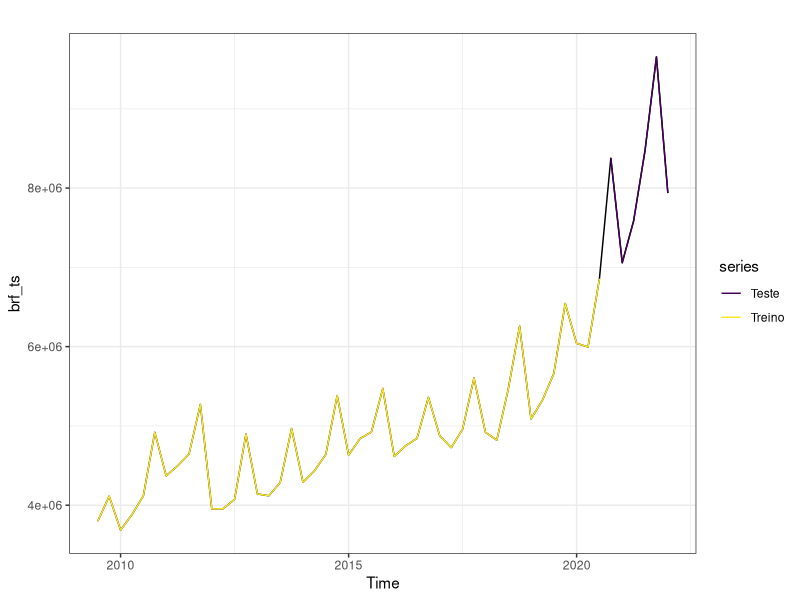
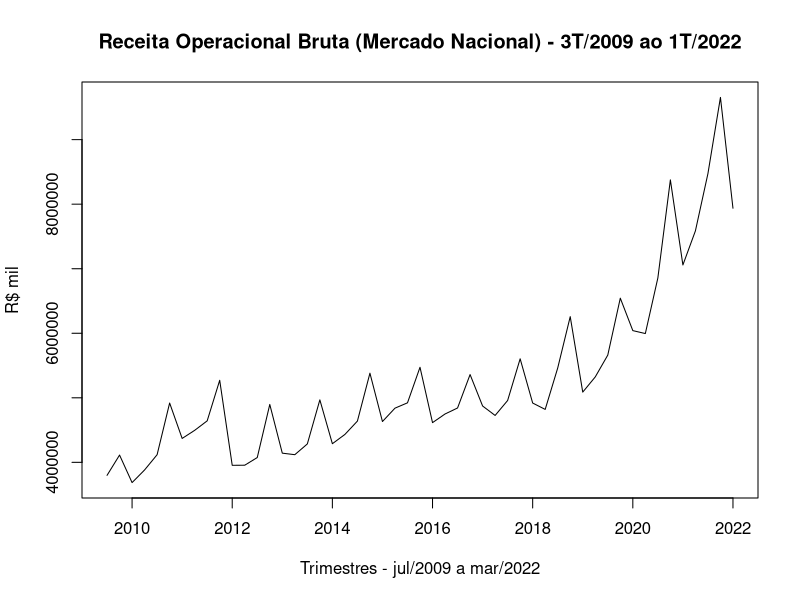

Write the R code that produced these figures, in order. (Note: this script raises an error after producing the figures.)
#### 1) Instalar e Carregar os pacotes a serem utilizados ####

pacotes <- c("readr", "readxl", "plotly", "tidyverse","gridExtra","forecast","TTR",
             "smooth", "tsibble", "fable","tsibbledata", "fpp3", "lubridate",
             "urca", "dygraphs", "quantmod", "BETS", "tseries", "FinTS",
             "scales", "caret", "xtable", "tsutils", "GetBCBData", "dgof",
             "seasonal", "xlsx", "kableExtra", "rnn", "neuralnet", "keras",
             "tensorflow", "nnfor", "MLmetrics")

if(sum(as.numeric(!pacotes %in% installed.packages())) != 0){
  instalador <- pacotes[!pacotes %in% installed.packages()]
  for(i in 1:length(instalador)) {
    install.packages(instalador, dependencies = T)
    break()}
  sapply(pacotes, require, character = T)
} else {
  sapply(pacotes, require, character = T)
}

#--------------------------------------------------------------------#

#### 2) Carregar a base de dados ####

BRF <- read_excel("BRF Teste.xlsx", 
                  col_types = c("text", "numeric"))
View(BRF)

# Foi escolhido apenas a serie de dados (Receita Operacional Bruta do MERCADO INTERNO).
# O motivo é uma maior quantidade de valores. Nos dados do mercado externo algumas 
# operações foram descontinuadas em 2015/2016, assim trazendo variações para a serie.
# Também foi desconsiderado o 1 e 2 trimentes de 2009 por não conter a "Sadia"

#--------------------------------------------------------------------#

#### 3) Transformando em Time Series e Separação Treino/Teste ####

brf_ts <- ts(data = BRF[2], 
             start = c(2009, 3), 
             end = c(2022,1), 
             frequency = 4 )

length(brf_ts)

## Separando entre serie teste / treino

brf_treino <- window(brf_ts, 
                     start = c(2009,3), 
                     end = c(2020,3))
length(brf_treino)

brf_teste <- window(brf_ts, 
                    start = c(2020,4), 
                    end = c(2022,1))
length(brf_teste)
# Para poder validar o modelo, assim evitamos problemas de overfitting

## Visualização Serie Treino e Serie Teste

autoplot(brf_ts) +
  autolayer(brf_treino, series = "Treino") +
  autolayer(brf_teste, series = "Teste") +
  scale_color_viridis_d() +
  theme_bw()

#--------------------------------------------------------------------#

#### 4) ANALISE EXPLORATORIA ####

## 4.1) Visualizando a Time Series como um Todo

options(scipen = 999)
plot(brf_ts, main="Receita Operacional Bruta (Mercado Nacional) - 3T/2009 ao 1T/2022",
     xlab="Trimestres - jul/2009 a mar/2022", ylab="R$ mil")

# Verificamos uma tendencia de crescimento e sazonalidade

## 4.2) Decompondo e Visualizando (TS Patterns)
{
  # 4.2.1) Visualizando a Sazonalidade
  
  #Separacao e media por Trimeste
  ggsubseriesplot( x = brf_ts )
  
  # Q1 e Q2 Sao muito proximos
  # Q3 Existe um leve aumento em relacao a Q1 e Q2
  # Q4 Existe um aumento grande em relacao a Q3
  
  # 4.2.2) Automatico pelo R (Tendencia, Sazonalidade e "Erro")
  
  ## Decomposicao Classica
  plot_analise <- decompose(brf_ts, type = "multiplicative")
  
  #multiplicativo - Por causa dos efeitos sazonais aumentando com o tempo
  
  autoplot(plot_analise$trend)
  autoplot(plot_analise$seasonal)
  autoplot(plot_analise$random)
  autoplot(plot_analise)
  
  ## Decomposicao X-13ARIMA-SEATS
  
  plot_X13 <- seas(brf_ts)
  autoplot(plot_X13)
  summary(plot_X13)
}

## 4.3) AutoCorrelacao
{
  # 4.3.1) AutoCorrelacao Total
  
  ACF <- acf(brf_treino, lag.max = 20, type = "correlation")
  
  # Decaimento devagar -> Apresenta Tendencia e Serie não aparenta ser Estacionaria
  # Aumento a cada 4 Medicoes -> Sazonalidade a cada 4 colunas.
  
  # 4.3.2) AutoCorrelacao Parcial 
  
  PACF <- pacf(brf_treino, lag.max = 20)
  
  # Alguns valores significativos, interessante verificar
  
}

#--------------------------------------------------------------------#

#### 5) MODELO ETS (SUAVIZACAO EXPONENCIAL) ####

## 5.1) SES - Suavizacao Exponencial Simples (L)
{
  # Y*[T+1] = Alpha * Y[t] 
  #           + Alpha(1- Alpha) * Y[t-1] 
  #           + Alpha(1-Alpha)^2 * Y[t-2]...
  
  modeloSES <- ses(brf_treino, h = 6)
  
  modeloSES
  modeloSES$model
  modeloSES$fitted
  modeloSES$residuals
  autoplot(modeloSES)
  
  # ForeCast
  brf_ses_forecast <- forecast::forecast(modeloSES, h = 6)
  
  # Acuracia
  ac_ses <- forecast::accuracy(brf_ses_forecast, brf_teste)
  ac_ses
  
  # Ajustando DataFrame com modelos
  
  Resultados_exp <- rbind(    data.frame( 'Nome do Modelo' = brf_ses_forecast$model$method, 
                                          'AIC' = brf_ses_forecast$model$aic,
                                          'MAPE - Treino' = ac_ses[9],
                                          'MAPE - Teste' = ac_ses[10]))
}
## 5.2) Holt - Com Tendencida e Sem Sazonalidade (L // T)
{
  # Y*[t+h] = L[t]+ h*T[t]
  # L[t] = Alpha * Y[t] + (1 - Alpha)*(L[t-1]+T[t-1])
  # T[t] = Beta * (L[t]-L[t-1]) + (1 - Beta)T[t-1] 
  
  modeloholt <- holt(brf_treino, h = 6) 
  
  modeloholt
  modeloholt$model
  modeloholt$fitted
  modeloholt$residuals
  autoplot(modeloholt)
  
  # ForeCast
  brf_holt_forecast <- forecast::forecast(modeloholt, h = 6)
  
  # Acuracia
  ac_ht <- forecast::accuracy(brf_holt_forecast, brf_teste)
  ac_ht
  
  # Ajustando DataFrame com modelos
  
  Resultados_exp <- rbind(    Resultados_exp,
                              data.frame( 'Nome do Modelo' = brf_holt_forecast$model$method, 
                                          'AIC' = brf_holt_forecast$model$aic,
                                          'MAPE - Treino' = ac_ht[9],
                                          'MAPE - Teste' = ac_ht[10]))
}
## 5.3) SEH - Tendencia e Sazonalidade (L // T // S)
{
  ## HoltWinter Aditivo
  # Y[T+H|T] = L[T] + h * B[T] + S[T + h - m * (k+1)]
  # L[T] = Alpha * (Y[Y] - S[T-m]) + (1-Alpha) * (L[T-1]+B[T-1])
  # B[T] = Beta * (L[T] - L[T-1]) + (1 - Beta) * B[T-1]
  # S[T] = Gama * (Y[T] - L[T-1] - B[T-1]) + (1 - Gama) * S[T-m]
  
  modelohwa <- hw(brf_treino, h = 6, seasonal = "additive")
  
  modelohwa  
  modelohwa$model
  modelohwa$fitted
  modelohwa$residuals
  autoplot(modelohwa)
  
  # ForeCast
  brf_hwa_forecast <- forecast::forecast(modelohwa, h = 6)
  
  # Acuracia
  ac_hwa <- forecast::accuracy(brf_hwa_forecast, brf_teste)
  ac_hwa
  
  # Ajustando DataFrame com modelos
  Resultados_exp <- rbind(    Resultados_exp,
                              data.frame( 'Nome do Modelo' = brf_hwa_forecast$model$method, 
                                          'AIC' = brf_hwa_forecast$model$aic,
                                          'MAPE - Treino' = ac_hwa[9],
                                          'MAPE - Teste' = ac_hwa[10]))
  
  ## HoltWinter Multiplicativo
  # Y[T+H|T] = ( L[T] + h * B[T] ) * S[T + h - m * (k+1)]
  # L[T] = Alpha * (Y[Y] / S[T-m]) + (1-Alpha) * (L[T-1]+B[T-1])
  # B[T] = Beta * (L[T] - L[T-1]) + (1 - Beta) * B[T-1]
  # S[T] = Gama * (Y[T] / ( L[T-1] + B[T-1] ) ) + (1 - Gama) * S[T-m]
  
  modelohwm <- hw(brf_treino, h = 6, seasonal = "multiplicative")
  
  modelohwm  
  modelohwm$model
  modelohwm$fitted
  modelohwm$residuals
  autoplot(modelohwm)
  
  # ForeCast
  brf_hwm_forecast <- forecast::forecast(modelohwm, h = 6)
  
  # Acuracia
  ac_hwm <- forecast::accuracy(brf_hwm_forecast, brf_teste)
  ac_hwm
  
  # Ajustando DataFrame com modelos
  Resultados_exp <- rbind(    Resultados_exp,
                              data.frame( 'Nome do Modelo' = brf_hwm_forecast$model$method, 
                                          'AIC' = brf_hwm_forecast$model$aic,
                                          'MAPE - Treino' = ac_hwm[9],
                                          'MAPE - Teste' = ac_hwm[10]))
}
## 5.4) ETS - "Automatica R" - Modela individualmente cada comportamento
{
  modeloets <- ets(brf_treino, model = "ZZZ") 
  
  modeloets
  summary(modeloets)
  # ETS -> Error -> Multiplicative / Trend -> Additive / Season -> Multiplicative
  
  # Forecast
  brf_ets_forecast <- forecast.ets(modeloets, h = 6)
  autoplot(brf_ets_forecast)
  
  # Acuracia
  ac_ets <- forecast::accuracy(brf_ets_forecast, brf_teste)
  ac_ets
  
  # Ajustando DataFrame com modelos
  Resultados_exp <- rbind(    Resultados_exp,
                              data.frame( 'Nome do Modelo' = brf_ets_forecast$model$method, 
                                          'AIC' = brf_ets_forecast$model$aic,
                                          'MAPE - Treino' = ac_ets[9],
                                          'MAPE - Teste' = ac_ets[10]))
}
## 5.5) Comparacao dos modelos 
{
  Resultados_exp %>% 
    kable() %>%
    kable_styling(bootstrap_options = "striped", 
                  full_width = TRUE, 
                  font_size = 12)
  
  # Foi escolhido o modelo ETS(M,A,M), por ter o menor AIC.
  # E menor RSME e MAPE na base de Validacao.
}
## 5.6) Verificacao dos Residuos
{
  checkresiduals(modelohwm)
  
  #Ljung-Box p-value = 0.1225 > 0.05 -> Aceitamos H0, residuos nao sao 
  #correlacionados
  
  #Normalidade dos residuos
  ks.test(modelohwm$residuals, "pnorm", mean(modelohwm$residuals),
          sd(modelohwm$residuals))
  #p-value = 0.7457 > 0.05. Aceito H0, residuos são Normais
  
  ArchTest(modelohwm$residuals)
  #p-value = 0.5630 > 0.05 -> Nao existe efeitos ARCH
}

#--------------------------------------------------------------------#

#### 6) MODELO ARRIMA ####

# Parametros ARIMA / SARIMA
# AR (AutoRegressivo) - p - PACF          / P - SAR //
# I (Integracao)      - d - Diferenciacao / D - SI  // T - periodo saz.  
# MA (Medias Moveis)  - q - ACF           / Q - SMA //

## 6.1) MODELO BASEADOS NOS GRAFICOS
{
  # 6.1.1) IDENTIFICACAO DO MODELO
  
  ACF <- acf(brf_ts, lag.max = 20, type = "correlation")
  
  #Decaimento devagar -> Apresenta Tendencia
  #Aumento a cada 4 Medicoes -> Sazonalidade a cada 4 colunas.
  
  PACF <- pacf(brf_ts, lag.max = 20)
  
  #Serie nao Aparenta ser estacionaria
  
  # 6.1.2) Teste de Estacionariedade
  
  # Teste de Dickey-Fuller (H0 = Nao e Estacionaria / H1 = Estacionaria)
  
  testeDF <- ur.df(brf_treino)
  testeDF
  summary(testeDF)
  #Serie NaO e estacionaria P-Value = 04177 > 0,05
  #Necessario uma transformacao - realizar a diferenciacao
  
  # 6.1.3) DIFERENCIACAO
  
  # Busca a quantidade de diferenciacao
  ndiffs(brf_treino)
  
  # Diferenciacao I = 1
  brf_treino_dif <- diff(brf_treino)
  
  # Verificacao da Estacionariedade da Serie Diferenciada
  
  testeDF_diff <- ur.df(brf_treino_dif)
  summary(testeDF_diff)
  #Serie E Estacionaria P-Value = 3,71x10^-9 < 0,05
  
  # 6.1.4) ESTIMACAO DO MODELO - (PARAMETROS)
  
  # 6.1.4.1) I - Integracao
  
  ndiffs(brf_treino)
  
  # d = 1 / D = 1
  
  # 6.1.4.2) Q - AutoRegressao - ACF
  
  ACF_dif <- acf(brf_treino_dif, 
                 lag.max = 20, 
                 type = "correlation")
  #T = [4] -> Sazonalidade
  #Verificacao Sazonal (lag = 4/8/12/16/20)
  #Hipotese 1 -> Q = 1 (Lag estao decaindo com o tempo)
  #Hipotese 2 -> Q = 1 (Lag estao decaindo com o tempo)
  #Verificacao Entre Sazonalidades (lag = [1:3]/[5:7]/[9:11])
  #Hipotese 1 -> q > 0 (Lag esta acompanhando sazonalidade / insignificativo)
  #Hipotese 2 -> q = 0 (Lag esta acompanhando sazonalidade / insignificativo)
  
  # 6.1.4.3) P - Medias Moveis - PACF
  
  PACF_dif <- pacf(brf_treino_dif, 
                   lag.max = 20)
  
  #Verificacao Sazonal (lag = 4/8/12/16/20)
  #Hipotese 1 -> P = 0 (Sem Lags significativos)
  #Hipotese 2 -> P = 1 (Spike no lag 1 e depois insignificativos)
  #Verificacao Entre Sazonalidades (lag = [1:3]/[5:7]/[9:11])
  #Hipotese 1 -> p = 0 (Lag esta acompanhando sazonalidade / insignificativo)
  #Hipotese 2 -> p = 3 (Spike no lag 3 e depois insignificativos)
  
  # 6.1.4.4) Analise dos Modelos SARIMA
  
  # Teoria 1 - (0,1,0)x(0,1,1)
  mod_arima_s1 <- arima( x = brf_treino, 
                         order = c(0,1,0), 
                         seasonal = list(order = c(0,1,1),
                                         period = 4)
  )
  # Teoria 2 - (0,1,0)x(1,1,1)
  mod_arima_s2 <- arima( x = brf_treino, 
                         order = c(0,1,0), 
                         seasonal = list(order = c(1,1,1),
                                         period = 4)
  )
  # Teoria 3 - (0,1,1)x(0,1,1)
  mod_arima_s3 <- arima( x = brf_treino, 
                         order = c(0,1,1), 
                         seasonal = list(order = c(0,1,1),
                                         period = 4)
  )
  # Teoria 4 - (0,1,1)x(1,1,1)
  mod_arima_s4 <- arima( x = brf_treino, 
                         order = c(0,1,1), 
                         seasonal = list(order = c(1,1,1),
                                         period = 4)
  )
  # Teoria 5 - (3,1,0)x(0,1,1)
  mod_arima_s5 <- arima( x = brf_treino, 
                         order = c(3,1,0), 
                         seasonal = list(order = c(0,1,1),
                                         period = 4)
  )
  # Teoria 6 - (3,1,0)x(1,1,1)
  mod_arima_s6 <- arima( x = brf_treino, 
                         order = c(3,1,0), 
                         seasonal = list(order = c(1,1,1),
                                         period = 4)
  )
  # Teoria 7 - (3,1,1)x(0,1,1)
  mod_arima_s7 <- arima( x = brf_treino, 
                         order = c(3,1,1), 
                         seasonal = list(order = c(0,1,1),
                                         period = 4)
  )
  
  # Teoria 8 - (3,1,1)x(1,1,1)
  mod_arima_s8 <- arima( x = brf_treino, 
                         order = c(3,1,1), 
                         seasonal = list(order = c(1,1,1),
                                         period = 4)
  )
  
  ## 6.1.5) Previsao (H = 5)
  
  prev_s1_brf <- forecast::forecast(mod_arima_s1, h = 6)
  prev_s2_brf <- forecast::forecast(mod_arima_s2, h = 6)
  prev_s3_brf <- forecast::forecast(mod_arima_s3, h = 6)
  prev_s4_brf <- forecast::forecast(mod_arima_s4, h = 6)
  prev_s5_brf <- forecast::forecast(mod_arima_s5, h = 6)
  prev_s6_brf <- forecast::forecast(mod_arima_s6, h = 6)
  prev_s7_brf <- forecast::forecast(mod_arima_s7, h = 6)
  prev_s8_brf <- forecast::forecast(mod_arima_s8, h = 6)
  
  ## 6.1.6) Acuraria (Comparacao brf_teste)
  
  ac_s1 <- as.data.frame(forecast::accuracy(prev_s1_brf, brf_teste))
  ac_s2 <- as.data.frame(forecast::accuracy(prev_s2_brf, brf_teste))
  ac_s3 <- as.data.frame(forecast::accuracy(prev_s3_brf, brf_teste))
  ac_s4 <- as.data.frame(forecast::accuracy(prev_s4_brf, brf_teste))
  ac_s5 <- as.data.frame(forecast::accuracy(prev_s5_brf, brf_teste))
  ac_s6 <- as.data.frame(forecast::accuracy(prev_s6_brf, brf_teste))
  ac_s7 <- as.data.frame(forecast::accuracy(prev_s7_brf, brf_teste))
  ac_s8 <- as.data.frame(forecast::accuracy(prev_s8_brf, brf_teste))
  
  ## 6.1.7) Ajustando DataFrame com modelos
  
  Resultados_arima <- rbind(
    data.frame('Nome do Modelo' = c(prev_s1_brf$method,
                                    prev_s2_brf$method,
                                    prev_s3_brf$method,
                                    prev_s4_brf$method,
                                    prev_s5_brf$method,
                                    prev_s6_brf$method,
                                    prev_s7_brf$method,
                                    prev_s8_brf$method), 
               'AIC' = c(mod_arima_s1$aic,
                         mod_arima_s2$aic,
                         mod_arima_s3$aic,
                         mod_arima_s4$aic,
                         mod_arima_s5$aic,
                         mod_arima_s6$aic,
                         mod_arima_s7$aic,
                         mod_arima_s8$aic),
               'MAPE - Treino' = c(ac_s1$MAPE[1],
                                   ac_s2$MAPE[1],
                                   ac_s3$MAPE[1],
                                   ac_s4$MAPE[1],
                                   ac_s5$MAPE[1],
                                   ac_s6$MAPE[1],
                                   ac_s7$MAPE[1],
                                   ac_s8$MAPE[1]),
               'MAPE - Teste' = c(ac_s1$MAPE[2],
                                  ac_s2$MAPE[2],
                                  ac_s3$MAPE[2],
                                  ac_s4$MAPE[2],
                                  ac_s5$MAPE[2],
                                  ac_s6$MAPE[2],
                                  ac_s7$MAPE[2],
                                  ac_s8$MAPE[2])
    )
    
  )
}
## 6.2) MODELO AUTO ARIMA
{
  # 6.2.1) Estimacao do Modelo
  
  mod_auto_arima <- auto.arima(y = brf_treino, trace = TRUE)
  
  # 6.2.2) Previsao (H = 5)
  
  prev_AA_brf <- forecast::forecast(mod_auto_arima, h = 6 )
  
  autoplot(prev_AA_brf)+
    theme_bw()
  
  # 6.2.3) Acuraria (Comparacao brf_teste)
  
  ac_aa <- as.data.frame(forecast::accuracy(prev_AA_brf, brf_teste))
  
  # 6.2.4) Ajustando DataFrame com modelos
  
  Resultados_arima <- rbind( Resultados_arima,
                             data.frame( 'Nome do Modelo' = prev_AA_brf$method, 
                                         'AIC' = mod_auto_arima$aic,
                                         'MAPE - Treino' = ac_aa$MAPE[1],
                                         'MAPE - Teste' = ac_aa$MAPE[2]))
  
  # Resultado diferente do Arima realizado pelos graficos ACF e PACF.
  # Porem valores de AIC são maiores.
}
## 6.3) ITERACAO DE MODELOS (TESTE DE OUTROS MODELOS)
{
  # I - Integracao // T - Tempo Sazonalidade
  
  ndiffs(brf_treino)
  
  # d = D <= 1
  # T = 4
  
  # Q - AutoRegressao - ACF
  
  ACF_dif <- acf(brf_treino_dif, 
                 lag.max = 20, 
                 type = "correlation")
  # q + 4Q <= 5 
  # q -> Poderia variar de 0 a 3 porapresentar significancia no lag 3
  # Q -> Apresenta sazonalidade e decaindo = 1
  
  # P - Medias Moveis - PACF
  
  PACF_dif <- pacf(brf_treino_dif, 
                   lag.max = 20)
  
  # p + 4P <= 5
  # p -> Poderia variar de 0 a 3 porapresentar significancia no lag 3
  # P -> Apresenta 1 lag significativo na 1 sazonalidade 
  # Verificar caso estatistico de [+-2/(N)^(1/2)] apresentar lag significativo
  # por casualidade
  
  # Matrix com os Parametros
  
  qQ <- list()
  for(i in 1:6) {qQ[[i]]=c(i-1,0)}
  qQ[[7]]=c(0,1)
  qQ[[8]]=c(1,1)
  pP=qQ
  qQ
  pP
  dt_params <- c()
  for (i in 1:8) {
    for (j in 1:8) {
      temp <- c(pP[[i]][1],1,qQ[[j]][1],pP[[i]][2],1,qQ[[j]][2],4)
      ##        (   p     ,d,    q     ,    P     ,D,    Q     ,T)
      dt_params <- rbind(temp,dt_params)
    }
    
  }
  dt_params
  colnames(dt_params) <- c("p","d","q","P","D","Q","T")
  rownames(dt_params) <- 1:64
  
  # Estimando os Modelos
  
  models <- vector("list", 64)
  for (i in 1:64) {
    try(models[[i]] <- arima(x = brf_treino,
                             order = dt_params[i,1:3],
                             seasonal = list(order=dt_params[i,4:6],
                                             period=4)
    ))
  }
  
  # Previsao (H = 5)
  
  prev_models <- vector("list", 64)
  for (i in 1:64) {
    try(prev_models[[i]] <- forecast::forecast(models[[i]], h = 6 )
    )
  }
  
  # Acuraria (Comparacao brf_teste)
  
  ac_models <- vector("list", 64)
  for (i in 1:64) {
    try(ac_models[[i]] <- forecast::accuracy(prev_models[[i]], brf_teste)
    )
  }
  
  # Ajustando DataFrame com modelos
  
  Resultados2 <- rbind(           data.frame(
    'Nome do Modelo' = NA, 
    'AIC' = NA,
    'MAPE - Treino' = NA,
    'MAPE - Teste' = NA))
  
  for (i in 1:64) {
    try(Resultados2 <- rbind(Resultados2, 
                             data.frame('Nome do Modelo' = prev_models[[i]]$method, 
                                        'AIC' = prev_models[[i]]$model$aic,
                                        'MAPE - Treino' = ac_models[[i]][9],
                                        'MAPE - Teste' = ac_models[[i]][10]))
    )
    
  }
  
  Resultados2 %>% 
    kable() %>%
    kable_styling(bootstrap_options = "striped", 
                  full_width = TRUE, 
                  font_size = 12)
  
  # Menores valores de AIC são compativeis com os Modelos 
  # com base em ACF e PACF
  # Melhor Modelo SARIMA(0,1,0)(0,1,1)[4]
  
}

## 6.4) Verificacao dos Residuos do Melhor Modelo
{
  checkresiduals(mod_arima_s1)
  
  #Ljung-Box p-value = 0.9804 > 0.05 -> Aceitamos H0, residuos nao sao 
  #correlacionados
  
  #Normalidade dos residuos
  ks.test(mod_arima_s1$residuals, "pnorm", mean(mod_arima_s1$residuals),
          sd(mod_arima_s1$residuals))
  #p-value = 0.2296 > 0.05. Aceito H0, residuos são Normais
  
  ArchTest(mod_arima_s1$residuals)
  #p-value = 0.9281 > 0.05 -> Nao existe efeitos ARCH
}

#--------------------------------------------------------------------#

#### 7) REDES NEURAIS ####

## 7.1) Pre-processamento do dados
{
  # Input (x) e Output (y) dos dados
  # faturamento (t) = f(faturamento (t-1))
  
  data_used <- BRF
  
  # 7.1.1) Defasar o Faturamento
  
  periodos_anteriores = 4
  
  n_col = ncol(data_used)
  
  for (i in 1:periodos_anteriores) {
    for (j in 1:nrow(data_used)) {
      if (j - periodos_anteriores <= 0) {
        
      } else {
        data_used[j, n_col + i] = data_used[j - i, 2]
      }
      
    }
  }  
  
  names(data_used) = c("data", "Fat", "Fat_M1","Fat_M2","Fat_M3","Fat_M4")
  
  # Excluir o valor NA (inicial)
  
  data_analise <- data_used[5:(nrow(data_used)),-1]
  
  # 7.1.2) Separando Conjunto de Treinamento e Teste
  ## Treino = 1:41
  ## Teste = 42:47
  
  data_treino <- data_analise[1:41,]
  data_teste <- data_analise[42:47,]
  
  X_T_1 <- data_treino[,2]
  X_T_2 <- data_treino[,3]
  X_T_3 <- data_treino[,4]
  X_T_4 <- data_treino[,5]
  Y_T <- data_treino[,1]
  
  X_Teste_1 <- data_teste[,2]
  X_Teste_2 <- data_teste[,3]
  X_Teste_3 <- data_teste[,4]
  X_Teste_4 <- data_teste[,5]
  Y_Teste <- data_teste[,1]
  
  
  # Normalizando os dados
  
  Ys_T <- linscale(Y_T$Fat, minmax = list(mn = 0, mx = 1)) 
  Xs_T_1 <- linscale(X_T_1$Fat_M1, minmax = list(mn = 0, mx = 1))
  Xs_T_2 <- linscale(X_T_2$Fat_M2, minmax = list(mn = 0, mx = 1))
  Xs_T_3 <- linscale(X_T_3$Fat_M3, minmax = list(mn = 0, mx = 1))
  Xs_T_4 <- linscale(X_T_4$Fat_M4, minmax = list(mn = 0, mx = 1))
  
  Xs_Teste_1 <- linscale(X_Teste_1$Fat_M1, minmax = list(mn = 0, mx = 1))
  Xs_Teste_2 <- linscale(X_Teste_2$Fat_M2, minmax = list(mn = 0, mx = 1))
  Xs_Teste_3 <- linscale(X_Teste_3$Fat_M3, minmax = list(mn = 0, mx = 1))
  Xs_Teste_4 <- linscale(X_Teste_4$Fat_M4, minmax = list(mn = 0, mx = 1))
  
  # Criando o df de treino
  
  Y_treino <- array(Ys_T$x, dim = c(nrow(data_treino),1))
  X_treino <- array(c(Xs_T_1$x,
                      Xs_T_2$x,
                      Xs_T_3$x,
                      Xs_T_4$x), dim = c(nrow(data_treino), 1, 4))
  X_treino_1 <- array(c(Xs_T_1$x), dim = c(nrow(data_treino), 1, 1))
  
  # Criando o df de teste
  
  X_teste <- array(c(Xs_Teste_1$x,
                     Xs_Teste_2$x,
                     Xs_Teste_3$x,
                     Xs_Teste_4$x), dim = c(nrow(data_teste), 1, 4))
  X_teste_1 <- array(c(Xs_Teste_1$x), dim = c(nrow(data_teste), 1, 1))
  
  
}

## 7.2) Arquiteturas das Redes Neurais
{
  
  # Camada de Entrada / Camada Escondida / Camada de Saida
  # Camada de Entrada = Serão executadas duas possibilidades 
  #com 1 e 4 neuronios
  # Camada Escondida = Serão executadas três possibilidades 
  #com 5, 10 e 20 neuronios
  # Camada de Saida = Será executadas uma possibilidade com 1 neuronio
  
  #Visualização da rede neural com 1/10/1
  
  n_1_10_1 <- neuralnet(Fat ~ Fat_M1,
                        data = data_analise,
                        hidden = 10,
                        linear.output = F,
                        lifesign = 'full',
                        rep = 1)
  plot(n_1_10_1,
       col.hidden = 'darkgreen',
       col.hidden.synapse = 'darkgreen',
       show.weights = F,
       information = F,
       fill = 'lightblue')
  
  #Visualização da rede neural com 4/5/1
  
  n_4_5_1 <- neuralnet(Fat ~ .,
                       data = data_analise,
                       hidden = 5,
                       linear.output = F,
                       lifesign = 'full',
                       rep = 1)
  plot(n_4_5_1,
       col.hidden = 'darkgreen',
       col.hidden.synapse = 'darkgreen',
       show.weights = F,
       information = F,
       fill = 'lightblue')
  
}

## 7.3) RNN

## 7.3.1) RNN 1_5_1
{
  # Criando Modelo
  
  rnn_151 <- trainr( Y = Y_treino,
                     X = X_treino_1,
                     learningrate = 0.1,
                     hidden_dim = 5,
                     numepochs = 100,
                     network_type = "rnn")
  
  # Previsão Serie Treino
  Pred_T_151 <- as.data.frame(predictr(rnn_151, X = X_treino_1))
  Pred_desnorm_rnn_151 <- linscale(Pred_T_151$V1,
                                   minmax = Xs_T_2$minmax,
                                   rev = TRUE)
  
  #Previsão Serie Teste
  Pred_Teste_151 <- as.data.frame(predictr(rnn_151, X = X_teste_1))
  Pred_desnorm_teste_rnn_151 <- linscale(Pred_Teste_151$V1,
                                         minmax = Xs_Teste_1$minmax,
                                         rev = TRUE)
  
  #Acuracia
  
  MapeTreino <- MAPE(Pred_desnorm_rnn_151$x,Y_T$Fat) *100
  MapeTeste <- MAPE(Pred_desnorm_teste_rnn_151$x,Y_Teste$Fat) *100
  SSE <- sum((Pred_desnorm_rnn_151$x - Y_T$Fat)^2)
  AIC <- (2*rnn_151$input_dim)+length(X_treino_1)*log(SSE/length(X_treino_1)) 
  
  
  #Data Frame Resultado
  Resultados_RNA <- rbind(                data.frame( 'Nome do Modelo' = 'RNN - 1/5/1', 
                                                      'AIC' = AIC,
                                                      'MAPE - Treino' = MapeTreino,
                                                      'MAPE - Teste' = MapeTeste))
  
  
  
  
}

## 7.3.2) RNN 1_10_1
{
  # Criando Modelo
  
  rnn_1101 <- trainr( Y = Y_treino,
                      X = X_treino_1,
                      learningrate = 0.1,
                      hidden_dim = 10,
                      numepochs = 100,
                      network_type = "rnn")
  
  # Previsão Serie Treino
  Pred_T_1101 <- as.data.frame(predictr(rnn_1101, X = X_treino_1))
  Pred_desnorm_rnn_1101 <- linscale(Pred_T_1101$V1,
                                    minmax = Xs_T_2$minmax,
                                    rev = TRUE)
  
  #Previsão Serie Teste
  Pred_Teste_1101 <- as.data.frame(predictr(rnn_1101, X = X_teste_1))
  Pred_desnorm_teste_rnn_1101 <- linscale(Pred_Teste_1101$V1,
                                          minmax = Xs_Teste_1$minmax,
                                          rev = TRUE)
  
  #Acuracia
  MapeTreino2 <- MAPE(Pred_desnorm_rnn_1101$x,Y_T$Fat) *100
  MapeTeste2 <- MAPE(Pred_desnorm_teste_rnn_1101$x,Y_Teste$Fat) *100
  SSE2 <- sum((Pred_desnorm_rnn_1101$x - Y_T$Fat)^2)
  AIC2 <- (2*rnn_1101$input_dim)+length(X_treino_1)*log(SSE2/length(X_treino_1))
  
  
  #Data Frame Resultado
  Resultados_RNA <- rbind( Resultados_RNA,
                           data.frame( 'Nome do Modelo' = 'RNN - 1/10/1', 
                                       'AIC' = AIC2,
                                       'MAPE - Treino' = MapeTreino2,
                                       'MAPE - Teste' = MapeTeste2))
}

## 7.3.3) RNN 1_20_1
{
  # Criando Modelo
  
  rnn_1201 <- trainr( Y = Y_treino,
                      X = X_treino_1,
                      learningrate = 0.1,
                      hidden_dim = 20,
                      numepochs = 100,
                      network_type = "rnn")
  
  # Previsão Serie Treino
  Pred_T_1201 <- as.data.frame(predictr(rnn_1201, X = X_treino_1))
  Pred_desnorm_rnn_1201 <- linscale(Pred_T_1201$V1,
                                    minmax = Xs_T_2$minmax,
                                    rev = TRUE)
  
  #Previsão Serie Teste
  Pred_Teste_1201 <- as.data.frame(predictr(rnn_1201, X = X_teste_1))
  Pred_desnorm_teste_rnn_1201 <- linscale(Pred_Teste_1201$V1,
                                          minmax = Xs_Teste_1$minmax,
                                          rev = TRUE)
  
  #Acuracia
  MapeTreino3 <- MAPE(Pred_desnorm_rnn_1201$x,Y_T$Fat) *100
  MapeTeste3 <- MAPE(Pred_desnorm_teste_rnn_1201$x,Y_Teste$Fat) *100
  SSE3 <- sum((Pred_desnorm_rnn_1201$x - Y_T$Fat)^2)
  AIC3 <- (2*rnn_1201$input_dim)+length(X_treino_1)*log(SSE3/length(X_treino_1))
  
  
  #Data Frame Resultado
  Resultados_RNA <- rbind( Resultados_RNA,
                           data.frame( 'Nome do Modelo' = 'RNN - 1/20/1', 
                                       'AIC' = AIC3,
                                       'MAPE - Treino' = MapeTreino3,
                                       'MAPE - Teste' = MapeTeste3))
}

## 7.3.4) RNN 4_5_1
{
  # Criando Modelo
  
  rnn_451 <- trainr( Y = Y_treino,
                     X = X_treino,
                     learningrate = 0.1,
                     hidden_dim = 5,
                     numepochs = 100,
                     network_type = "rnn")
  
  # Previsão Serie Treino
  Pred_T_451 <- as.data.frame(predictr(rnn_451, X = X_treino))
  Pred_desnorm_rnn_451 <- linscale(Pred_T_451$V1,
                                   minmax = Xs_T_2$minmax,
                                   rev = TRUE)
  
  #Previsão Serie Teste
  Pred_Teste_451 <- as.data.frame(predictr(rnn_451, X = X_teste))
  Pred_desnorm_teste_rnn_451 <- linscale(Pred_Teste_451$V1,
                                         minmax = Xs_Teste_1$minmax,
                                         rev = TRUE)
  
  #Acuracia
  
  MapeTreino4 <- MAPE(Pred_desnorm_rnn_451$x,Y_T$Fat) *100
  MapeTeste4 <- MAPE(Pred_desnorm_teste_rnn_451$x,Y_Teste$Fat) *100
  SSE4 <- sum((Pred_desnorm_rnn_451$x - Y_T$Fat)^2)
  AIC4 <- (2*rnn_451$input_dim)+length(X_treino_1)*log(SSE4/length(X_treino_1))
  
  #Data Frame Resultado
  
  Resultados_RNA <- rbind( Resultados_RNA,
                           data.frame( 'Nome do Modelo' = 'RNN - 4/5/1', 
                                       'AIC' = AIC4,
                                       'MAPE - Treino' = MapeTreino4,
                                       'MAPE - Teste' = MapeTeste4))
  
}

## 7.3.5) RNN 4_10_1
{
  # Criando Modelo
  
  rnn_4101 <- trainr( Y = Y_treino,
                      X = X_treino,
                      learningrate = 0.1,
                      hidden_dim = 10,
                      numepochs = 100,
                      network_type = "rnn")
  
  # Previsão Serie Treino
  Pred_T_4101 <- as.data.frame(predictr(rnn_4101, X = X_treino))
  Pred_desnorm_rnn_4101 <- linscale(Pred_T_4101$V1,
                                    minmax = Xs_T_2$minmax,
                                    rev = TRUE)
  
  #Previsão Serie Teste
  Pred_Teste_4101 <- as.data.frame(predictr(rnn_4101, X = X_teste))
  Pred_desnorm_teste_rnn_4101 <- linscale(Pred_Teste_4101$V1,
                                          minmax = Xs_Teste_1$minmax,
                                          rev = TRUE)
  
  #Acuracia
  
  MapeTreino5 <- MAPE(Pred_desnorm_rnn_4101$x,Y_T$Fat) *100
  MapeTeste5 <- MAPE(Pred_desnorm_teste_rnn_4101$x,Y_Teste$Fat) *100
  SSE5 <- sum((Pred_desnorm_rnn_4101$x - Y_T$Fat)^2)
  AIC5 <- (2*rnn_4101$input_dim)+length(X_treino_1)*log(SSE5/length(X_treino_1))
  
  #Data Frame Resultado
  
  Resultados_RNA <- rbind( Resultados_RNA,
                           data.frame( 'Nome do Modelo' = 'RNN - 4/10/1', 
                                       'AIC' = AIC5,
                                       'MAPE - Treino' = MapeTreino5,
                                       'MAPE - Teste' = MapeTeste5))
  
}

## 7.3.4) RNN 4_20_1
{
  # Criando Modelo
  
  rnn_4201 <- trainr( Y = Y_treino,
                      X = X_treino,
                      learningrate = 0.1,
                      hidden_dim = 20,
                      numepochs = 100,
                      network_type = "rnn")
  
  # Previsão Serie Treino
  Pred_T_4201 <- as.data.frame(predictr(rnn_4201, X = X_treino))
  Pred_desnorm_rnn_4201 <- linscale(Pred_T_4201$V1,
                                    minmax = Xs_T_2$minmax,
                                    rev = TRUE)
  
  #Previsão Serie Teste
  Pred_Teste_4201 <- as.data.frame(predictr(rnn_4201, X = X_teste))
  Pred_desnorm_teste_rnn_4201 <- linscale(Pred_Teste_4201$V1,
                                          minmax = Xs_Teste_1$minmax,
                                          rev = TRUE)
  
  #Acuracia
  
  MapeTreino6 <- MAPE(Pred_desnorm_rnn_4201$x,Y_T$Fat) *100
  MapeTeste6 <- MAPE(Pred_desnorm_teste_rnn_4201$x,Y_Teste$Fat) *100
  SSE6 <- sum((Pred_desnorm_rnn_4201$x - Y_T$Fat)^2)
  AIC6 <- (2*rnn_4201$input_dim)+length(X_treino_1)*log(SSE6/length(X_treino_1))
  
  
  #Data Frame Resultado
  
  Resultados_RNA <- rbind( Resultados_RNA,
                           data.frame( 'Nome do Modelo' = 'RNN - 4/20/1', 
                                       'AIC' = AIC6,
                                       'MAPE - Treino' = MapeTreino6,
                                       'MAPE - Teste' = MapeTeste6))
  
}

## 7.3) LSTM

## 7.3.1) LSTM 1_5_1
{
  # Criando Modelo
  
  lstm_151 <- trainr( Y = Y_treino,
                      X = X_treino_1,
                      learningrate = 0.1,
                      hidden_dim = 5,
                      numepochs = 100,
                      network_type = "lstm")
  
  # Previsão Serie Treino
  Pred_T_lstm_151 <- as.data.frame(predictr(lstm_151, X = X_treino_1))
  Pred_desnorm_lstm_151 <- linscale(Pred_T_lstm_151$V1,
                                    minmax = Xs_T_2$minmax,
                                    rev = TRUE)
  
  #Previsão Serie Teste
  Pred_Teste_lstm_151 <- as.data.frame(predictr(lstm_151, X = X_teste_1))
  Pred_desnorm_teste_lstm_151 <- linscale(Pred_Teste_lstm_151$V1,
                                          minmax = Xs_Teste_1$minmax,
                                          rev = TRUE)
  
  #Acuracia
  
  MapeTreino7 <- MAPE(Pred_desnorm_lstm_151$x,Y_T$Fat) *100
  MapeTeste7 <- MAPE(Pred_desnorm_teste_lstm_151$x,Y_Teste$Fat) *100
  SSE7 <- sum((Pred_desnorm_lstm_151$x - Y_T$Fat)^2)
  AIC7 <- (2*lstm_151$input_dim)+length(X_treino_1)*log(SSE7/length(X_treino_1))
  
  
  #Data Frame Resultado
  
  Resultados_RNA <- rbind( Resultados_RNA,
                           data.frame( 'Nome do Modelo' = 'LSTM - 1/5/1', 
                                       'AIC' = AIC7,
                                       'MAPE - Treino' = MapeTreino7,
                                       'MAPE - Teste' = MapeTeste7))
  
}

## 7.3.2) LSTM 1_10_1
{
  # Criando Modelo
  
  lstm_1101 <- trainr( Y = Y_treino,
                       X = X_treino_1,
                       learningrate = 0.1,
                       hidden_dim = 10,
                       numepochs = 100,
                       network_type = "lstm")
  
  # Previsão Serie Treino
  Pred_T_lstm_1101 <- as.data.frame(predictr(lstm_1101, X = X_treino_1))
  Pred_desnorm_lstm_1101 <- linscale(Pred_T_lstm_1101$V1,
                                     minmax = Xs_T_2$minmax,
                                     rev = TRUE)
  
  #Previsão Serie Teste
  Pred_Teste_lstm_1101 <- as.data.frame(predictr(lstm_1101, X = X_teste_1))
  Pred_desnorm_teste_lstm_1101 <- linscale(Pred_Teste_lstm_1101$V1,
                                           minmax = Xs_Teste_1$minmax,
                                           rev = TRUE)
  
  #Acuracia
  
  MapeTreino8 <- MAPE(Pred_desnorm_lstm_1101$x,Y_T$Fat) *100
  MapeTeste8 <- MAPE(Pred_desnorm_teste_lstm_1101$x,Y_Teste$Fat) *100
  SSE8 <- sum((Pred_desnorm_lstm_1101$x - Y_T$Fat)^2)
  AIC8 <- (2*lstm_1101$input_dim)+length(X_treino_1)*log(SSE8/length(X_treino_1))
  
  
  #Data Frame Resultado
  
  Resultados_RNA <- rbind( Resultados_RNA,
                           data.frame( 'Nome do Modelo' = 'LSTM - 1/10/1', 
                                       'AIC' = AIC8,
                                       'MAPE - Treino' = MapeTreino8,
                                       'MAPE - Teste' = MapeTeste8))
}

## 7.3.3) LSTM 1_20_1
{
  # Criando Modelo
  
  lstm_1201 <- trainr( Y = Y_treino,
                       X = X_treino_1,
                       learningrate = 0.1,
                       hidden_dim = 20,
                       numepochs = 100,
                       network_type = "lstm")
  
  # Previsão Serie Treino
  Pred_T_lstm_1201 <- as.data.frame(predictr(lstm_1201, X = X_treino_1))
  Pred_desnorm_lstm_1201 <- linscale(Pred_T_lstm_1201$V1,
                                     minmax = Xs_T_2$minmax,
                                     rev = TRUE)
  
  #Previsão Serie Teste
  Pred_Teste_lstm_1201 <- as.data.frame(predictr(lstm_1201, X = X_teste_1))
  Pred_desnorm_teste_lstm_1201 <- linscale(Pred_Teste_lstm_1201$V1,
                                           minmax = Xs_Teste_1$minmax,
                                           rev = TRUE)
  
  #Acuracia
  
  MapeTreino9 <- MAPE(Pred_desnorm_lstm_1201$x,Y_T$Fat) *100
  MapeTeste9 <- MAPE(Pred_desnorm_teste_lstm_1201$x,Y_Teste$Fat) *100
  SSE9 <- sum((Pred_desnorm_lstm_1201$x - Y_T$Fat)^2)
  AIC9 <- (2*lstm_1201$input_dim)+length(X_treino_1)*log(SSE9/length(X_treino_1))
  
  #Data Frame Resultado
  
  Resultados_RNA <- rbind( Resultados_RNA,
                           data.frame( 'Nome do Modelo' = 'LSTM - 1/20/1', 
                                       'AIC' = AIC9,
                                       'MAPE - Treino' = MapeTreino9,
                                       'MAPE - Teste' = MapeTeste9))
  
}

## 7.3.4) LSTM 4_5_1
{
  # Criando Modelo
  
  lstm_451 <- trainr( Y = Y_treino,
                      X = X_treino,
                      learningrate = 0.1,
                      hidden_dim = 5,
                      numepochs = 100,
                      network_type = "lstm")
  
  # Previsão Serie Treino
  Pred_T_lstm_451 <- as.data.frame(predictr(lstm_451, X = X_treino))
  Pred_desnorm_lstm_451 <- linscale(Pred_T_lstm_451$V1,
                                    minmax = Xs_T_2$minmax,
                                    rev = TRUE)
  
  #Previsão Serie Teste
  Pred_Teste_lstm_451 <- as.data.frame(predictr(lstm_451, X = X_teste))
  Pred_desnorm_teste_lstm_451 <- linscale(Pred_Teste_lstm_451$V1,
                                          minmax = Xs_Teste_1$minmax,
                                          rev = TRUE)
  
  #Acuracia
  
  MapeTreino10 <- MAPE(Pred_desnorm_lstm_451$x,Y_T$Fat) *100
  MapeTeste10 <- MAPE(Pred_desnorm_teste_lstm_451$x,Y_Teste$Fat) *100
  SSE10 <- sum((Pred_desnorm_lstm_451$x - Y_T$Fat)^2)
  AIC10 <- (2*lstm_451$input_dim)+length(X_treino_1)*log(SSE10/length(X_treino_1))
  
  
  #Data Frame Resultado
  
  Resultados_RNA <- rbind( Resultados_RNA,
                           data.frame( 'Nome do Modelo' = 'LSTM - 4/5/1', 
                                       'AIC' = AIC10,
                                       'MAPE - Treino' = MapeTreino10,
                                       'MAPE - Teste' = MapeTeste10))
}

## 7.3.5) LSTM 4_10_1
{
  # Criando Modelo
  
  lstm_4101 <- trainr( Y = Y_treino,
                       X = X_treino,
                       learningrate = 0.1,
                       hidden_dim = 10,
                       numepochs = 100,
                       network_type = "lstm")
  
  # Previsão Serie Treino
  Pred_T_lstm_4101 <- as.data.frame(predictr(lstm_4101, X = X_treino))
  Pred_desnorm_lstm_4101 <- linscale(Pred_T_lstm_4101$V1,
                                     minmax = Xs_T_2$minmax,
                                     rev = TRUE)
  
  #Previsão Serie Teste
  Pred_Teste_lstm_4101 <- as.data.frame(predictr(lstm_4101, X = X_teste))
  Pred_desnorm_teste_lstm_4101 <- linscale(Pred_Teste_lstm_4101$V1,
                                           minmax = Xs_Teste_1$minmax,
                                           rev = TRUE)
  
  #Acuracia
  
  MapeTreino11 <- MAPE(Pred_desnorm_lstm_4101$x,Y_T$Fat) *100
  MapeTeste11 <- MAPE(Pred_desnorm_teste_lstm_4101$x,Y_Teste$Fat) *100
  SSE11 <- sum((Pred_desnorm_lstm_4101$x - Y_T$Fat)^2)
  AIC11 <- (2*lstm_4101$input_dim)+length(X_treino_1)*log(SSE11/length(X_treino_1))
  
  
  #Data Frame Resultado
  
  Resultados_RNA <- rbind( Resultados_RNA,
                           data.frame( 'Nome do Modelo' = 'LSTM - 4/10/1', 
                                       'AIC' = AIC11,
                                       'MAPE - Treino' = MapeTreino11,
                                       'MAPE - Teste' = MapeTeste11))
}

## 7.3.4) RNN 4_20_1
{
  # Criando Modelo
  
  lstm_4201 <- trainr( Y = Y_treino,
                       X = X_treino,
                       learningrate = 0.1,
                       hidden_dim = 20,
                       numepochs = 100,
                       network_type = "lstm")
  
  # Previsão Serie Treino
  Pred_T_lstm_4201 <- as.data.frame(predictr(lstm_4201, X = X_treino))
  Pred_desnorm_lstm_4201 <- linscale(Pred_T_lstm_4201$V1,
                                     minmax = Xs_T_2$minmax,
                                     rev = TRUE)
  
  #Previsão Serie Teste
  Pred_Teste_lstm_4201 <- as.data.frame(predictr(lstm_4201, X = X_teste))
  Pred_desnorm_teste_lstm_4201 <- linscale(Pred_Teste_lstm_4201$V1,
                                           minmax = Xs_Teste_1$minmax,
                                           rev = TRUE)
  
  #Acuracia
  
  MapeTreino12 <- MAPE(Pred_desnorm_lstm_4201$x,Y_T$Fat) *100
  MapeTeste12 <- MAPE(Pred_desnorm_teste_lstm_4201$x,Y_Teste$Fat) *100
  SSE12 <- sum((Pred_desnorm_lstm_4201$x - Y_T$Fat)^2)
  AIC12 <- (2*lstm_4201$input_dim)+length(X_treino_1)*log(SSE12/length(X_treino_1))
  
  
  #Data Frame Resultado
  
  Resultados_RNA <- rbind( Resultados_RNA,
                           data.frame( 'Nome do Modelo' = 'LSTM - 4/20/1', 
                                       'AIC' = AIC12,
                                       'MAPE - Treino' = MapeTreino12,
                                       'MAPE - Teste' = MapeTeste12))
  
}

